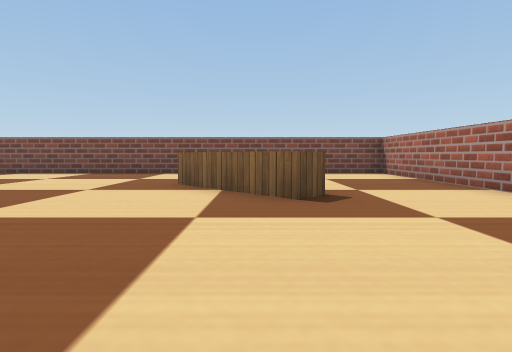
[1] (above)

15 first-person views from a walk through a robot-simulator world made for Webots. The camera is 0.26 m above the floor, tilts 4° down and sees 80° across. The floor is counted in squares, 0.5 m on a side. Each view is taken from the middle of a square. On the plan, view 1 faces up. The plan holds only what a view shows up to about 9 squares ahead; the rest is blank. Robots are left out. Simple shapes and patterns stand in for the simulator's stock objects.

[2]
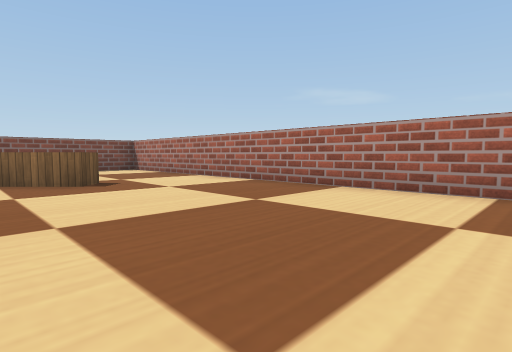

[3]
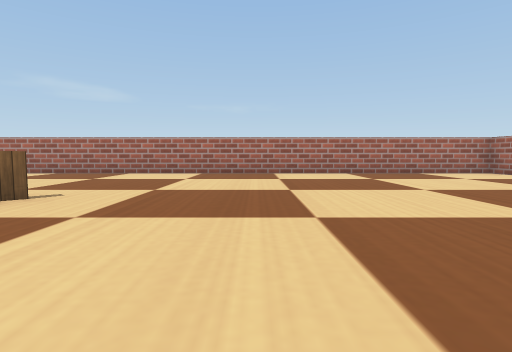

[4]
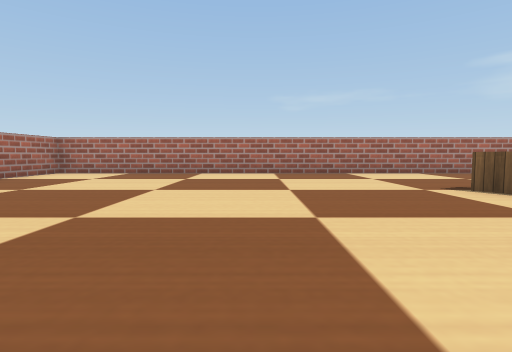

[5]
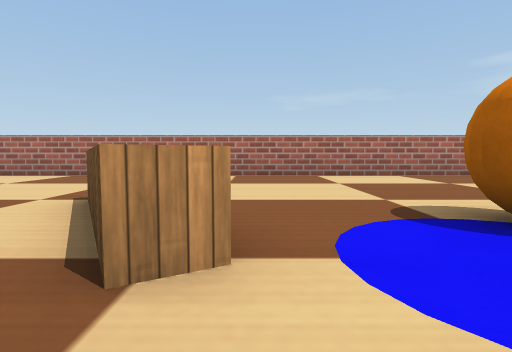

[6]
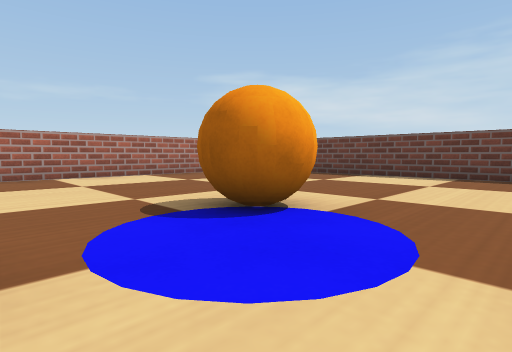

[7]
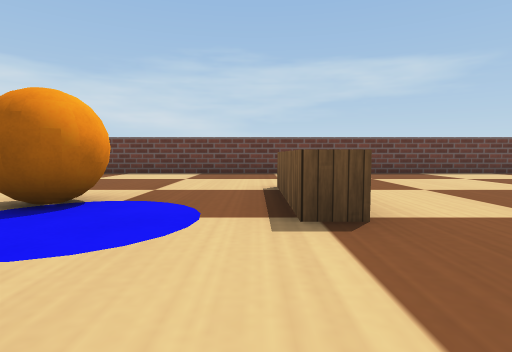

[8]
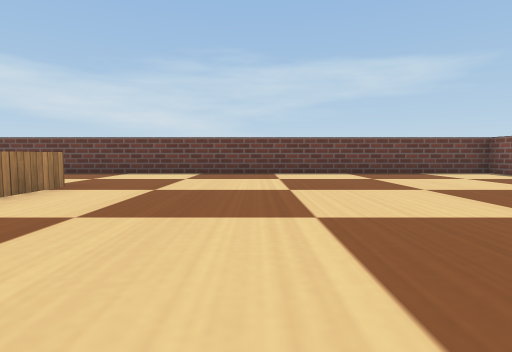

[9]
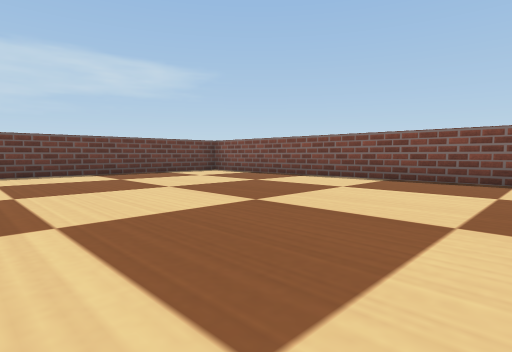

[10]
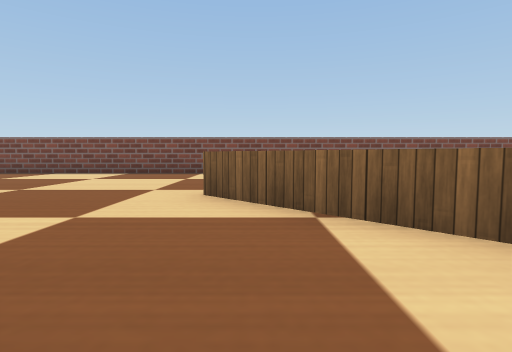

[11]
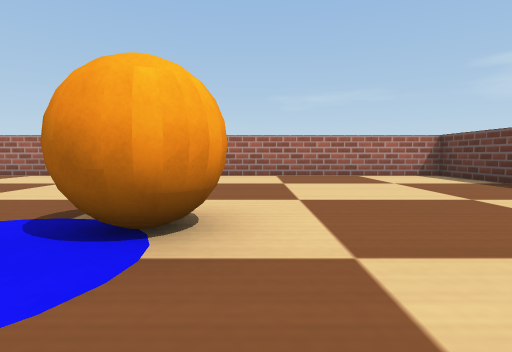

[12]
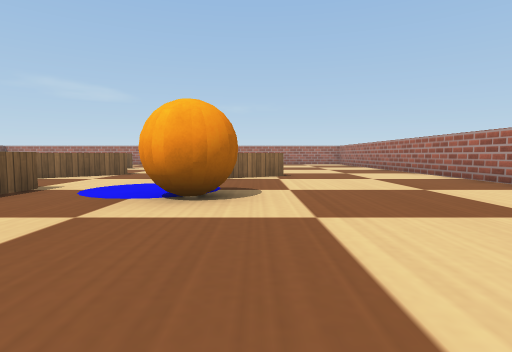

[13]
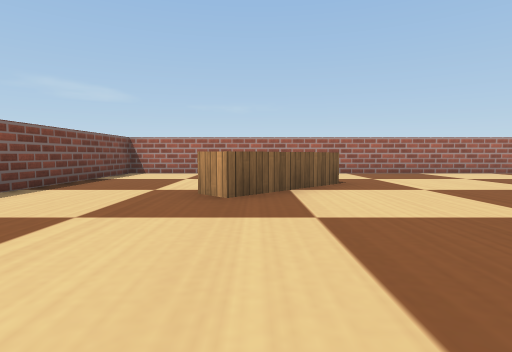

[14]
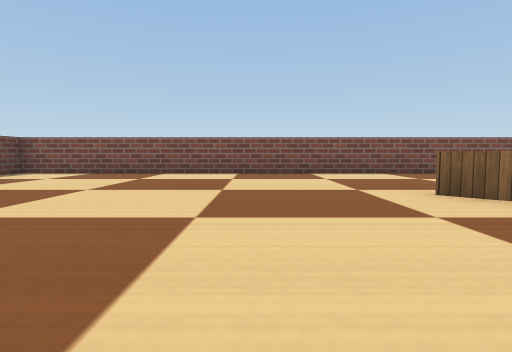

[15]
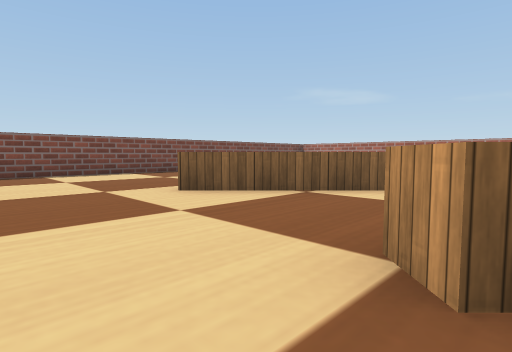

### Floor plan
Points are (right, up) in squares from view 1. A wall is a line through its corners. A room is listed if a view was taken in it or the views show most of it. See-through windows are left out.
Room 1 (views 1, 2, 3, 4, 5, 6, 7, 8, 9, 10, 11, 12, 13, 14, 15)
walls: (-4.9, -1.7) (-6.8, 0.2) (-6.4, 0.7); (-3.5, 1.7) (-5.8, 4); (-8.3, -1) (-8.3, -1.7) (-10.9, -1.7); (-6.9, -3.4) (-6.4, -3.1) (-5.1, -5.5); (-5.5, -5.8) (-6.3, -4.4); (-11, -1.1) (-9.6, -1.1); (1, 4) (0.5, 3.5) (-1.4, 5.3) (-0.9, 5.8); (3.5, 8.5) (-14.5, 8.5) (-14.5, -9.5) (3.5, -9.5) (3.5, 8.5)
objects: ball (-10, -5) to (-9, -4)

Where each view was taken, in squares from view 1:
view 1: 0 up, 0 right, facing up
view 2: 2 down, 1 left, facing up-right
view 3: 3 down, 5 left, facing right
view 4: 1 down, 2 left, facing down
view 5: 2 down, 7 left, facing down
view 6: 2 down, 7 left, facing down-left
view 7: 2 down, 6 left, facing left
view 8: 2 up, 6 left, facing left
view 9: 2 up, 6 left, facing up-left
view 10: 0 up, 5 left, facing up
view 11: 2 down, 10 left, facing down
view 12: 5 down, 13 left, facing right
view 13: 5 up, 5 left, facing right
view 14: 0 up, 8 left, facing up
view 15: 0 up, 8 left, facing up-right
